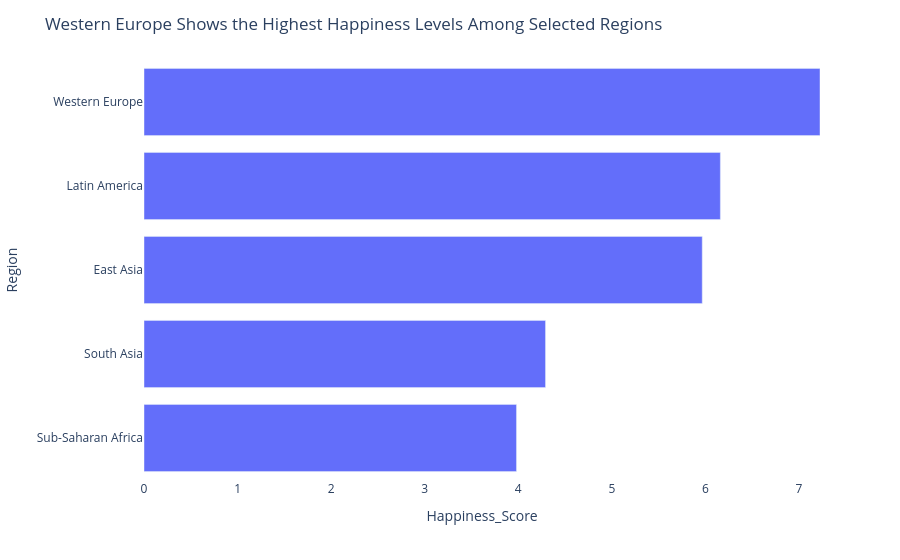

This figure's notebook cell:
### Code cell
# 1. Install the missing library (You only need to run this once!)
!pip install plotly

# 2. Import the libraries
import pandas as pd
import plotly.express as px
import plotly.graph_objects as go # Added 'as go' which is standard practice

# 3. Your plotting code 
# (Note: Ensure 'region_avg' was successfully created in a previous cell)
region_avg = region_avg.sort_values('Happiness_Score')

fig1 = px.bar(
    region_avg,
    x='Happiness_Score',
    y='Region',
    orientation='h'
)

fig1.update_xaxes(range=[0, region_avg['Happiness_Score'].max()])

fig1.update_layout(
    title="Western Europe Shows the Highest Happiness Levels Among Selected Regions",
    plot_bgcolor='white'
)

fig1.show()

### Figure 1 — Plotly figure (JSON) as saved in the notebook; plotly's stock layout.template omitted (floating-point values rounded to 4 significant figures)
{"data": [{"hovertemplate": "Happiness_Score=%{x}<br>Region=%{y}<extra></extra>", "legendgroup": "", "marker": {"color": "#636efa", "pattern": {"shape": ""}}, "name": "", "orientation": "h", "showlegend": false, "textposition": "auto", "type": "bar", "x": [3.981, 4.291, 5.966, 6.16, 7.225], "xaxis": "x", "y": ["Sub-Saharan Africa", "South Asia", "East Asia", "Latin America", "Western Europe"], "yaxis": "y"}], "layout": {"barmode": "relative", "legend": {"tracegroupgap": 0}, "margin": {"t": 60}, "plot_bgcolor": "white", "title": {"text": "Western Europe Shows the Highest Happiness Levels Among Selected Regions"}, "xaxis": {"anchor": "y", "domain": [0, 1], "range": [0, 7.225], "title": {"text": "Happiness_Score"}}, "yaxis": {"anchor": "x", "domain": [0, 1], "title": {"text": "Region"}}}}
